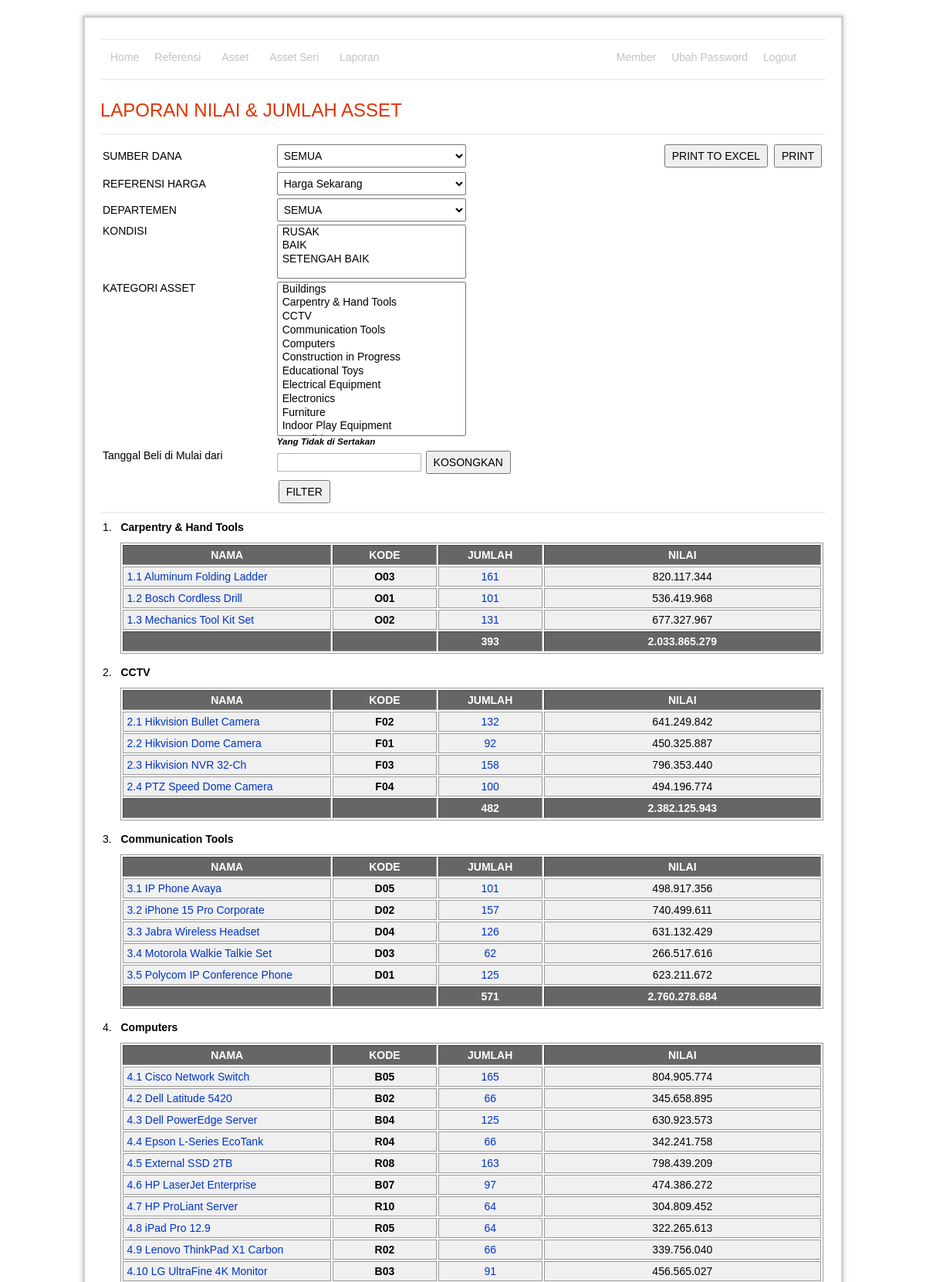
Page /apps/admin/reportAssetValue/index.php (signed in, upper part) on the committed database.
### tables this page shows
CREATE TABLE `category`  (
  `id` int(11) NOT NULL AUTO_INCREMENT,
  `name` varchar(255) NOT NULL,
  `is_delete` enum('0','1') NOT NULL DEFAULT '0',
  PRIMARY KEY (`id`) USING BTREE
);

CREATE TABLE `asset`  (
  `id` int(11) NOT NULL AUTO_INCREMENT,
  `category_id` int(11) NOT NULL,
  `code` char(11) NOT NULL,
  `name` varchar(255) NOT NULL,
  `size` varchar(255) NOT NULL,
  `foto` varchar(255) NOT NULL,
  `foto_thumb` varchar(255) NOT NULL,
  `is_delete` enum('0','1') NOT NULL DEFAULT '0',
  PRIMARY KEY (`id`) USING BTREE,
  UNIQUE INDEX `code`(`code`) USING BTREE,
  INDEX `idx_asset_cat_del_name`(`category_id`, `is_delete`, `name`) USING BTREE,
  INDEX `idx_asset_category_delete`(`category_id`, `is_delete`, `name`) USING BTREE,
  INDEX `idx_category`(`category_id`, `is_delete`) USING BTREE
);

### apps/admin/reportAssetValue/indexRead.php (called while the page is built, shortened)
<?php
include '../login/auth.php';
$fundId = isset($_REQUEST['fundId']) ? $_REQUEST['fundId'] : 'x';
$departementId = isset($_REQUEST['departementId']) ? $_REQUEST['departementId'] : 'x';
$referencePrice = isset($_REQUEST['referencePrice']) ? $_REQUEST['referencePrice'] : 0;
$categoryAssetId = isset($_REQUEST['categoryAssetId']) ? $_REQUEST['categoryAssetId'] : array();
if (isset($_POST['dateBuy'])) {
	$tmp = explode('/', $_POST['dateBuy']);
	if (count($tmp) > 0) {
		$dateBuy = $tmp[2] . '-' . $tmp[1] . '-' . $tmp[0];
	} else {
		$dateBuy = '';
	}
} else {
	if (strlen($_REQUEST['dateBuy']) > 0) {
		$dateBuy = $_REQUEST['dateBuy'];
	} else {
		$dateBuy = '--';
	}
}
if (isset($_REQUEST['condition'])) {
	if (is_array($_REQUEST['condition'])) {
		$condition = implode(',', $_REQUEST['condition']);
	} else {
		$condition = explode(',', $_REQUEST['condition']);
		$tmp = array();
		foreach ($condition as $val) {
			$tmp[] = "'" . $val . "'";
		}
		$condition = implode(',', $tmp);
		$condition;
	}
} else {
	$condition = implode(',', $_REQUEST['condition']);
}
$where = '';
$where .= $fundId != 'x' ? " and ase.fund_id = '$fundId' " : " and ase.fund_id in ($loginAccessFund) ";
$where .= $departementId != 'x' ? " and ase.departement_id = '$departementId' " : " and ase.departement_id in ($loginAccessDepartement) ";
$where .= $condition != 'x' ? " and ase.cond in ($condition) " : " ";
if (!empty($categoryAssetId)) {
	if (is_array($categoryAssetId)) {
		$categoryAssetIdValue = implode(',', $categoryAssetId);
	} else {
		$categoryAssetIdValue = $categoryAssetId;
	}
	if (strlen($categoryAssetIdValue) > 0) {
		$query = "select id,name
				from category
				where is_delete = '0'
				and id  in ($categoryAssetIdValue)
				order by name";
	} else {
		$query = "select id,name
				from category
				where is_delete = '0'
				order by name";
	}
	$dataCategory = mysql_query($query) or die(mysql_error());
	$dataCategoryInfo = mysql_query($query) or die(mysql_error());
} else {
	$query = "select id,name
			from category
			where is_delete = '0'
			order by name";
	$dataCategory = mysql_query($query) or die(mysql_error());
}
$query = "select id,name
		from category
		where is_delete = '0'
		order by name";
$dataCategoryAsset = mysql_query($query) or die(mysql_error());
?>

### apps/admin/login/auth.php (called while the page is built, shortened)
<?php
$loginAccessDepartement = substr(str_replace('~', ',', $_SESSION['loginAccessDepartement']), -1 * (strlen(str_replace('~', ',', $_SESSION['loginAccessDepartement'])))) . '9999';
$loginAccessFund = substr(str_replace('~', ',', $_SESSION['loginAccessFund']), -1 * (strlen(str_replace('~', ',', $_SESSION['loginAccessFund'])))) . '9999';
?>

### apps/admin/reportAssetValue/index.php (the view, shortened to what this page needs)
<link rel="stylesheet" type="text/css" media="screen" href="../asset/css/jquery.lightbox-0.5.css" />
<?php include 'indexRead.php' ?>
<h1>LAPORAN NILAI & JUMLAH ASSET</h1>
<hr />
<form action="index.php" method="post">
	<table width="100%">
		<tr>
			<td width="24%">SUMBER DANA</td>
			<td align="left" width="50%">
				<select name="fundId" style="width:245px">
					<option value="x">SEMUA</option>
				</select>
			</td>
			<td style="text-align:right">
				<input type="button"
					onclick="window.open('excel.php?categoryAssetId=<?php echo implode(',', $categoryAssetId) ?>&dateBuy=<?php echo $dateBuy ?>&fundId=<?php echo $fundId ?>&departementId=<?php echo $departementId ?>&referencePrice=<?php echo $referencePrice ?>&condition=<?php echo str_replace("'", '', implode(',', $_REQUEST['condition'])) ?>')"
					value="PRINT TO EXCEL">
				<input type="button"
					onclick="window.open('print.php?categoryAssetId=<?php echo implode(',', $categoryAssetId) ?>&dateBuy=<?php echo $dateBuy ?>&fundId=<?php echo $fundId ?>&departementId=<?php echo $departementId ?>&referencePrice=<?php echo $referencePrice ?>&condition=<?php echo str_replace("'", '', implode(',', $_REQUEST['condition'])) ?>')"
					value="PRINT">
			</td>
		</tr>
		<tr>
			<td>REFERENSI HARGA</td>
			<td align="left">
				<select name="referencePrice" style="width:245px">
					<option value="0" <?php echo 0 == (isset($_REQUEST['referencePrice']) ? $_REQUEST['referencePrice'] : '') ? 'selected' : '' ?>>Harga Sekarang</option>
				</select>
			</td>
			<td style="text-align:right">&nbsp;</td>
		</tr>
		<tr>
			<td>DEPARTEMEN</td>
			<td align="left">
				<select name="departementId" style="width:245px">
					<option value="x">SEMUA</option>
				</select>
			</td>
			<td style="text-align:right">&nbsp;</td>
		</tr>
		<tr>
			<td valign="top">KONDISI</td>
			<td>
				<select name="condition[]" style="width:245px; height:70px" multiple>
					<option value="'0'" <?php echo in_array("'0'", $_REQUEST['condition']) ? 'selected' : '' ?>>RUSAK
					</option>
					<option value="'1'" <?php echo in_array("'1'", $_REQUEST['condition']) ? 'selected' : '' ?>>BAIK
					</option>
					<option value="'2'" <?php echo in_array("'2'", $_REQUEST['condition']) ? 'selected' : '' ?>>SETENGAH
						BAIK</option>
				</select>
			</td>
		</tr>
		<tr>
			<td valign="top">KATEGORI ASSET</td>
			<td align="top">
				<select name="categoryAssetId[]" style="width:245px; height:200px" multiple>
					<?php while ($val = mysql_fetch_array($dataCategoryAsset)): ?>
						<option value="<?php echo $val['id'] ?>" <?php echo $val['id'] == (isset($_REQUEST['categoryAssetId']) ? in_array($val['id'], $_REQUEST['categoryAssetId']) : '') ? 'selected' : '' ?>>
						</option>
					<?php endwhile; ?>
				</select><br />
				<i><small><b>Yang Tidak di Sertakan</b></small></i>
			</td>
		</tr>
		<tr>
			<td valign="top">Tanggal Beli di Mulai dari</td>
			<td>
				<input name="dateBuy" readonly id="dateBuy" type="text"
					value="<?php echo isset($_POST['dateBuy']) ? $_POST['dateBuy'] : '' ?>" />
				<input type="button" value="KOSONGKAN" onclick="document.getElementById('dateBuy').value=''" />
			</td>
		</tr>
		<tr>
			<td valign="top">&nbsp;</td>
			<td><input type="submit" value="FILTER" />
			</td>
		</tr>
	</table>
</form>
<hr />
<?php if (mysql_num_rows($dataCategory) < 1): ?>
	<div class="warning">
		<h3><?php echo message::getMsg('emptySuccess') ?></h3>
	</div>
<?php else: ?>
	<table width="100%" border="0">
		<tbody>
			<?php $i = 1; ?>
			<?php while ($val = mysql_fetch_array($dataCategory)): ?>
				<?php
				$query = "select sum((select count(ase.id)
											  from asset_series as ase
											  where ase.asset_id = asset.id
											  and ase.is_delete = '0'
											  and ase.is_remove = '0'
											  $where
											  )) as jml
							from asset
							where asset.is_delete = '0'
								and asset.category_id = '{$val['id']}'
							group by asset.category_id";
				$tmpCount = mysql_query($query) or die(mysql_error());
				$dataCountCategoryAsset = mysql_fetch_array($tmpCount);
				?>
				<?php if ($dataCountCategoryAsset['jml'] > 0): ?>
					<?php
					$query = "select a.id,name,code,foto, foto_thumb,
									(   select count(ase.id) as jml
										from asset_series as ase
										inner join asset_history as ah
										on ah.asset_series_id = ase.id
										  and ah.type = '0'
										  and ah.date >= '$dateBuy'
										where ase.asset_id = a.id and ase.is_delete = '0' and ase.is_remove = '0' $where) as jml,
									(select sum(price) as jml
									 from asset_series as ase
										inner join asset_history as ah
										on ah.asset_series_id = ase.id
										  and ah.type = '0'
										  and ah.date >= '$dateBuy'
									 where ase.asset_id = a.id and ase.is_delete = '0' and ase.is_remove = '0' $where) as nilai,
									(select sum(price_buy) as jml
									 from asset_series as ase
										inner join asset_history as ah
										on ah.asset_series_id = ase.id
										  and ah.type = '0'
										  and ah.date >= '$dateBuy'
									 where ase.asset_id = a.id and ase.is_delete = '0' and ase.is_remove = '0' $where) as nilai_buy
								from asset as a
								where is_delete = '0'
									and category_id = '{$val['id']}'
								order by name";
					$dataAsset = mysql_query($query) or die(mysql_error());
					?>
					<tr>
						<td width="2%" valign="top"><?php echo $i ?>. </td>
						<td valign="top"><b><?php echo $val['name'] ?></b><br />
							<p style="padding-left:15px">
								<?php $j = 1; ?>
								<?php if (mysql_num_rows($dataAsset) > 0): ?>
								<div id="tbl">
									<table width="100%" border="1">
										<thead>
											<tr>
												<th width="30%" align="left">NAMA</th>
												<th width="15%" align="center">KODE</th>
												<th width="15%" align="center">JUMLAH</th>
												<th align="left">NILAI</th>
											</tr>
											<thead>
												<?php $assetTotal = 0 ?>
												<?php $assetNilai = 0 ?>
												<?php while ($valAsset = mysql_fetch_array($dataAsset)): ?>
													<?php if ($valAsset['jml'] > 0): ?>
														<tr>
															<td align="left">
																<?php if (strlen($valAsset['foto_thumb']) > 0): ?>
																	<a href="../asset/foto/<?php echo $valAsset['foto'] ?>" class="lightbox"
																		title="<?php echo $valAsset['name'] ?>">
																		<?php echo $i . '.' . $j ?> 							<?php echo $valAsset['name'] ?>
																	</a>
																<?php else: ?>
																	<?php echo $i . '.' . $j ?> 							<?php echo $valAsset['name'] ?>
																<?php endif; ?>
															</td>
															<td align="center"> <b><?php echo $valAsset['code'] ?></b></td>
															<td align="center">
																<div class="button">
																	<a href="detail.php?dateBuy=<?php echo $dateBuy ?>&assetId=<?php echo $valAsset['id'] ?>&fundId=<?php echo $fundId ?>&departementId=<?php echo $departementId ?>&condition=<?php echo str_replace("'", '', implode(',', $_REQUEST['condition'])) ?>"
																		data-title="DETAIL" data-width="600"
																		data-height="550"><?php echo $valAsset['jml'] ?></a>
																</div>
																<?php $assetTotal = $assetTotal + $valAsset['jml'] ?>
															</td>
															<td align="center">
																<?php if ($referencePrice == 0): ?>
																	<?php echo number_format($valAsset['nilai'], 0, '', '.') ?>
																	<?php $assetNilai = $assetNilai + $valAsset['nilai'] ?>
																<?php else: ?>
																	<?php echo number_format($valAsset['nilai_buy'], 0, '', '.') ?>
																	<?php $assetNilai = $assetNilai + $valAsset['nilai_buy'] ?>
																<?php endif; ?>
															</td>
														</tr>
														<?php $j++; ?>
													<?php endif; ?>
												<?php endwhile; ?>
												<thead>
													<tr>
														<th width="25%" align="left">&nbsp;</th>
														<th width="15%" align="center">&nbsp;</th>
														<th width="15%" align="center"><?php echo $assetTotal ?></th>
														<th align="left"><?php echo number_format($assetNilai, 0, '', '.') ?></th>
													</tr>
									</table>
								<?php else: ?>
									<div class="warning" style="padding:1px; margin:1px">
										<h6>TIDAK ADA ASSET</h6>
									</div>
								<?php endif; ?>
							</div>
							</p>
						</td>
					</tr>
					<?php $i++; ?>
				<?php endif; ?>
			<?php endwhile; ?>
	</table>
<?php endif; ?>
<?php include '../template/main.php' ?>

### apps/admin/asset/css/style.css (style rules this page uses)
a { color: #0134c5; background-color: transparent; text-decoration: none; font-weight: normal; outline-style: none; }
#content p { margin: 12px 20px 12px 0; text-align:left; }
#content h1 { color: #e13300; background-color: transparent; font-weight: normal; font-size: 24px; margin: 10px 0 5px 0; padding: 15px 0 10px 0px; text-align:left; }
table { font-size: 14px; }
#tbl table { border: 1px solid #999; }
#tbl th { font-weight: bold; text-align: center; font-size: 14px; background-color: #666; color: #fff; padding: 4px; }
#tbl td { border: 1px solid #999; font-weight: normal; font-size: 14px; padding: 4px; background-color: #f0f0f0; }
hr { border: 1px solid #f1f1f1; }
form { margin: 0; padding: 0; text-align: left; }
input[type="text"], input[type="password"], textarea { font-size: 14px; color: #333; border: 1px solid #B3B4BD; font-size: 14px; height: 24px; margin: 0px 0px 5px 0px; }
select { font-size: 14px; height: 30px; padding: 0px 4px 0px 4px; }
input[type="button"], input[type="submit"] { font-size: 14px; height: 30px; padding: 0px 8px 0px 8px; margin: 2px; }

### rows in the picture
category: $val['id'] 21 (drawn), name "Carpentry & Hand Tools", assetTotal "393", assetNilai "2.033.865.279"
asset: name "Aluminum Folding Ladder", code "O03", jml "161", nilai "820.117.344"
asset: name "Bosch Cordless Drill", code "O01", jml "101", nilai "536.419.968"
asset: name "Mechanics Tool Kit Set", code "O02", jml "131", nilai "677.327.967"
category: $val['id'] 12 (drawn), name "CCTV", assetTotal "482", assetNilai "2.382.125.943"
asset: name "Hikvision Bullet Camera", code "F02", jml "132", nilai "641.249.842"
asset: name "Hikvision Dome Camera", code "F01", jml "92", nilai "450.325.887"
asset: name "Hikvision NVR 32-Ch", code "F03", jml "158", nilai "796.353.440"
asset: name "PTZ Speed Dome Camera", code "F04", jml "100", nilai "494.196.774"
category: $val['id'] 4 (drawn), name "Communication Tools", assetTotal "571", assetNilai "2.760.278.684"
asset: name "IP Phone Avaya", code "D05", jml "101", nilai "498.917.356"
asset: name "iPhone 15 Pro Corporate", code "D02", jml "157", nilai "740.499.611"
asset: name "Jabra Wireless Headset", code "D04", jml "126", nilai "631.132.429"
asset: name "Motorola Walkie Talkie Set", code "D03", jml "62", nilai "266.517.616"
asset: name "Polycom IP Conference Phone", code "D01", jml "125", nilai "623.211.672"
category: $val['id'] 3 (drawn), name "Computers"
asset: name "Cisco Network Switch", code "B05", jml "165", nilai "804.905.774"
asset: name "Dell Latitude 5420", code "B02", jml "66", nilai "345.658.895"
asset: name "Dell PowerEdge Server", code "B04", jml "125", nilai "630.923.573"
asset: name "Epson L-Series EcoTank", code "R04", jml "66", nilai "342.241.758"
asset: name "External SSD 2TB", code "R08", jml "163", nilai "798.439.209"
asset: name "HP LaserJet Enterprise", code "B07", jml "97", nilai "474.386.272"
asset: name "HP ProLiant Server", code "R10", jml "64", nilai "304.809.452"
asset: name "iPad Pro 12.9", code "R05", jml "64", nilai "322.265.613"
asset: name "Lenovo ThinkPad X1 Carbon", code "R02", jml "66", nilai "339.756.040"
asset: name "LG UltraFine 4K Monitor", code "B03", jml "91", nilai "456.565.027"
